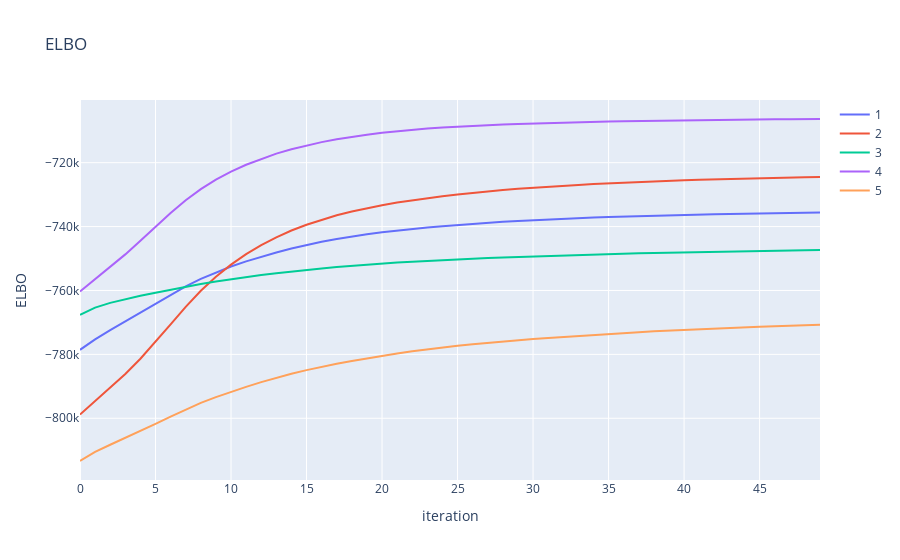

Notebook code cell kept with this figure:
### Code cell
import plotly.graph_objects as go
fig = go.Figure()
fig.add_trace(go.Scatter(x=np.arange(len(elbo_list)), y=elbo_list,
                    mode='lines',
                    name='1'))
                    
fig.add_trace(go.Scatter(x=np.arange(len(elbo_list2)), y=elbo_list2,mode='lines',name='2'))
fig.add_trace(go.Scatter(x=np.arange(len(elbo_list3)), y=elbo_list3,mode='lines',name='3'))
fig.add_trace(go.Scatter(x=np.arange(len(elbo_list4)), y=elbo_list4,mode='lines',name='4'))
fig.add_trace(go.Scatter(x=np.arange(len(elbo_list5)), y=elbo_list5,mode='lines',name='5'))
fig.update_layout(title='ELBO',xaxis_title='iteration',yaxis_title='ELBO')


fig.show()
